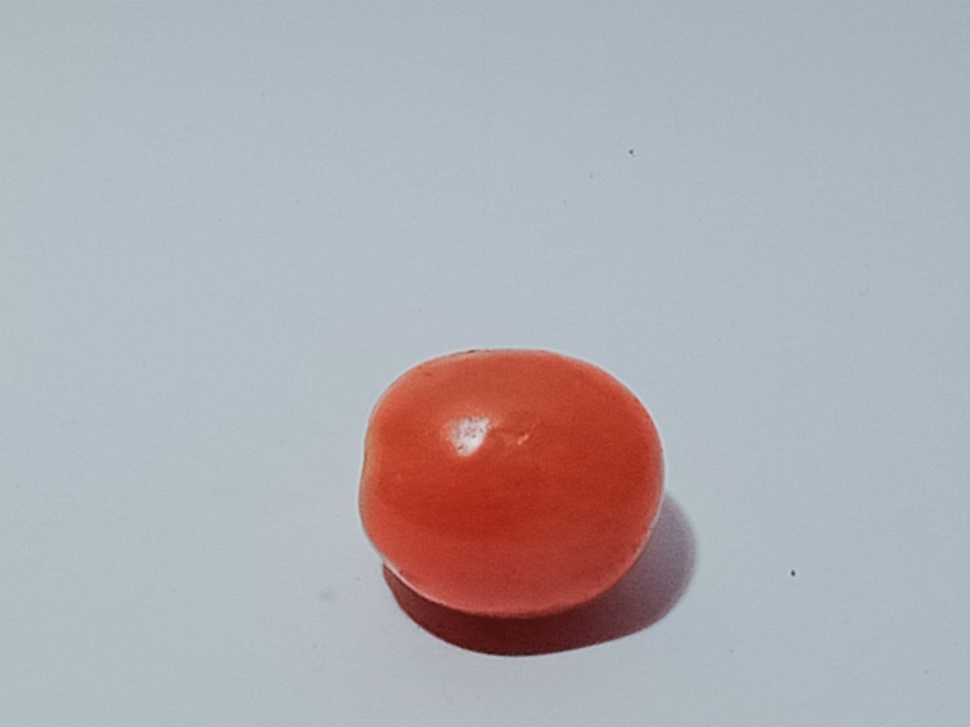
%> input picture 1.jpg, 970 x 727 px, shrunk from 4160 x 3120 before the run
$ octave rgb_pengolahan.m   (GNU Octave 9; MATLAB toolbox functions it lacks are replaced by stand-ins)
%> lines starting %> are read from the running program, lines starting %| are printed output that depends on the picture; in (x1, y1, x2, y2) boxes, pixels count from 0 and x2, y2 are one past the last pixel; in counts of white or black regions, pixels touching at a corner belong together; the program's own positions count from 1
clc; clear; close all; warning off all;

% memanggil menu "pencarian file"
[nama_file, nama_folder] = uigetfile('*.jpg');
%> the answer given: ../1.jpg

% jika ada nama file yg dipilih maka akan mengeksekusi perintah di bawah
% ini
if ~isequal(nama_file,0)
        % membaca file rgb
    Img = imread(fullfile(nama_folder, nama_file));
%> Img is the input picture: size 727x970x3 uint8; mean R, G, B 174.6, 173.8, 179.2
%     figure, imshow(Img)

    % rgb to grayscale
    Img_gray = rgb2gray(Img);
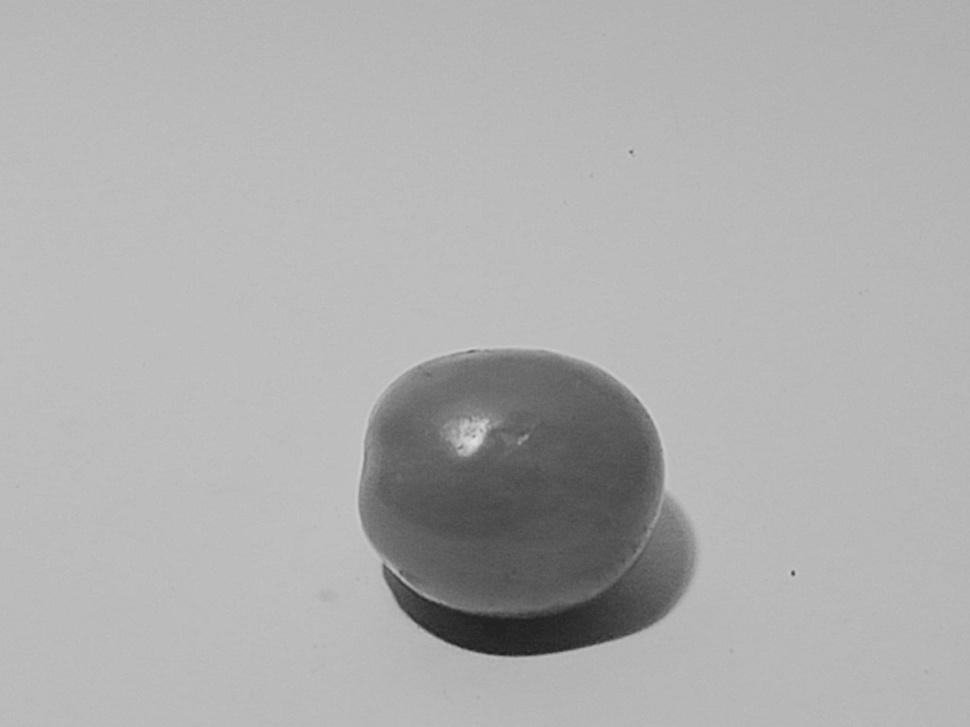
%> Img_gray: size 727x970 uint8; min 29, max 220, mean 174.6
%     figure, imshow(Img_gray)

    % grayscale to biner
    bw = imbinarize(Img_gray);
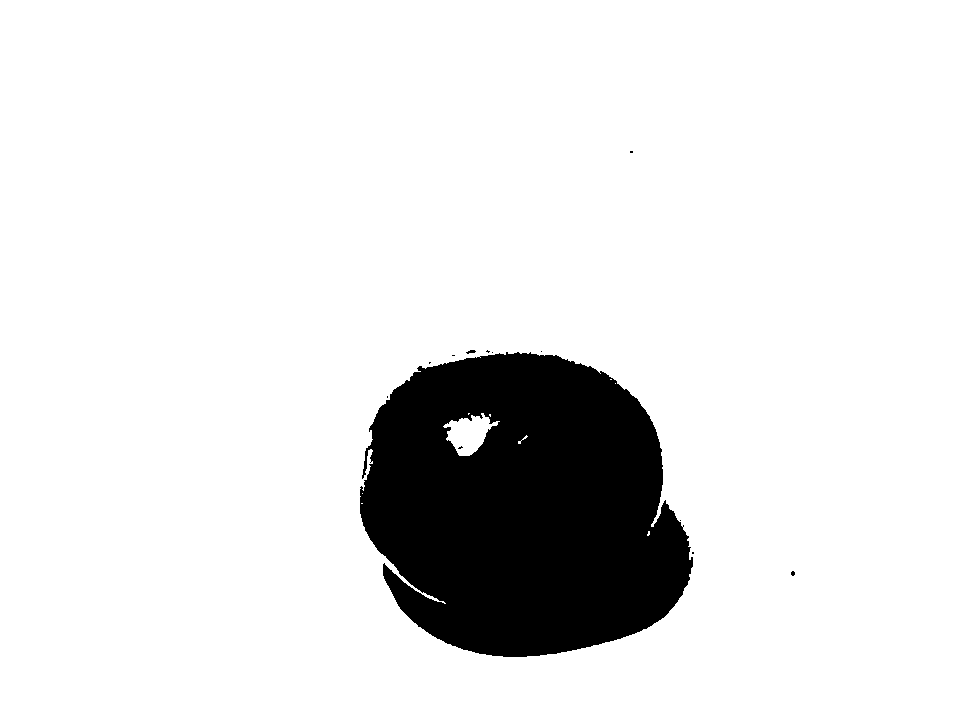
%> bw: size 727x970 logical; 88.9% white; 13 black regions (11 under 20 px), largest, box (x1, y1, x2, y2) and area: (360, 352, 693, 657) 77975, (466, 350, 476, 354) 24
%     figure, imshow(bw)

    % operasi komplemen
    bw = imcomplement(bw);
%     figure, imshow(bw)

    % morfologi filling holes
    bw = imfill(bw,'holes');
%> bw: size 727x970 logical; 11.3% white; 12 white regions (10 under 20 px), largest, box (x1, y1, x2, y2) and area: (360, 352, 693, 657) 79322, (466, 350, 476, 354) 24
%     figure, imshow(bw)

    % ekstraksi ciri

    % ekstrak H S V
    R = Img(:,:,1);
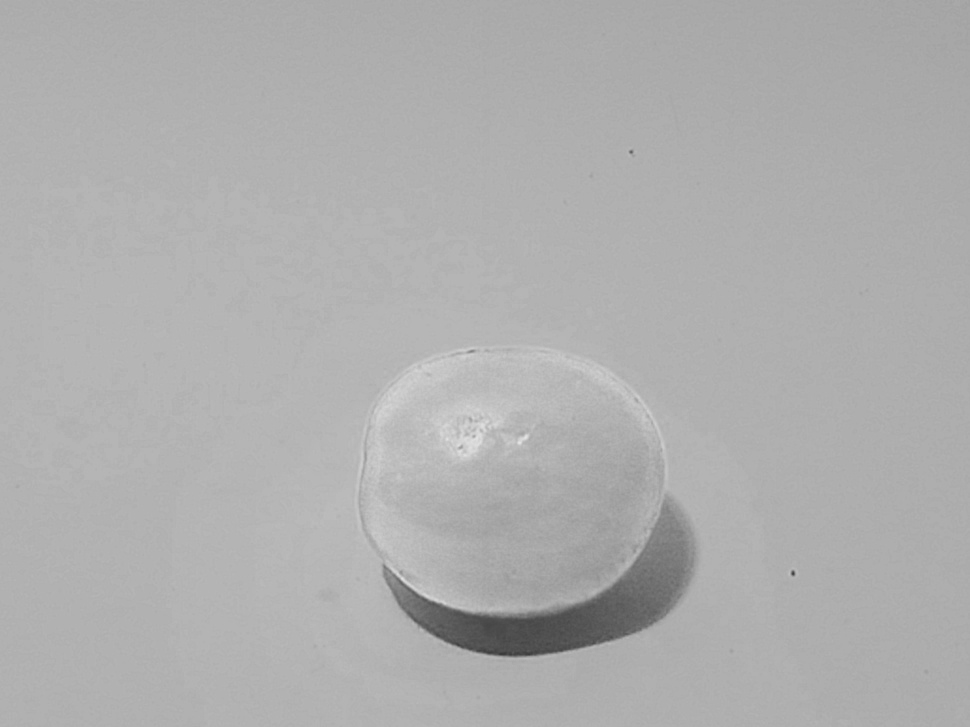
%> R: size 727x970 uint8; min 58, max 229, mean 174.6
    G = Img(:,:,2);
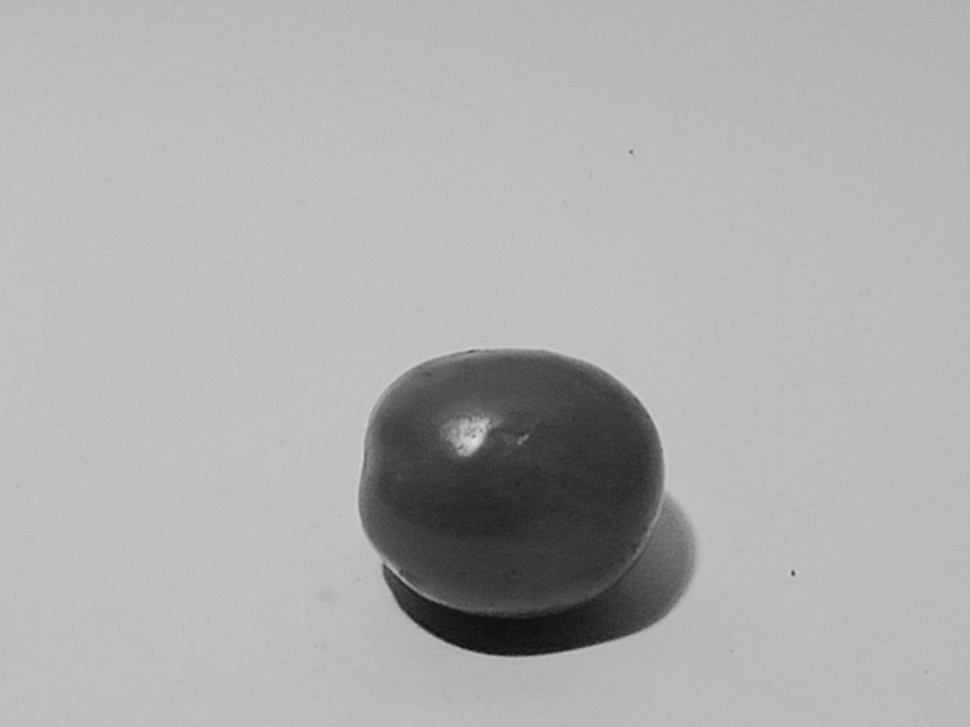
%> G: size 727x970 uint8; min 14, max 220, mean 173.8
    B = Img(:,:,3);

    %mengubah background menjadi 0
    R(~bw) = 0;
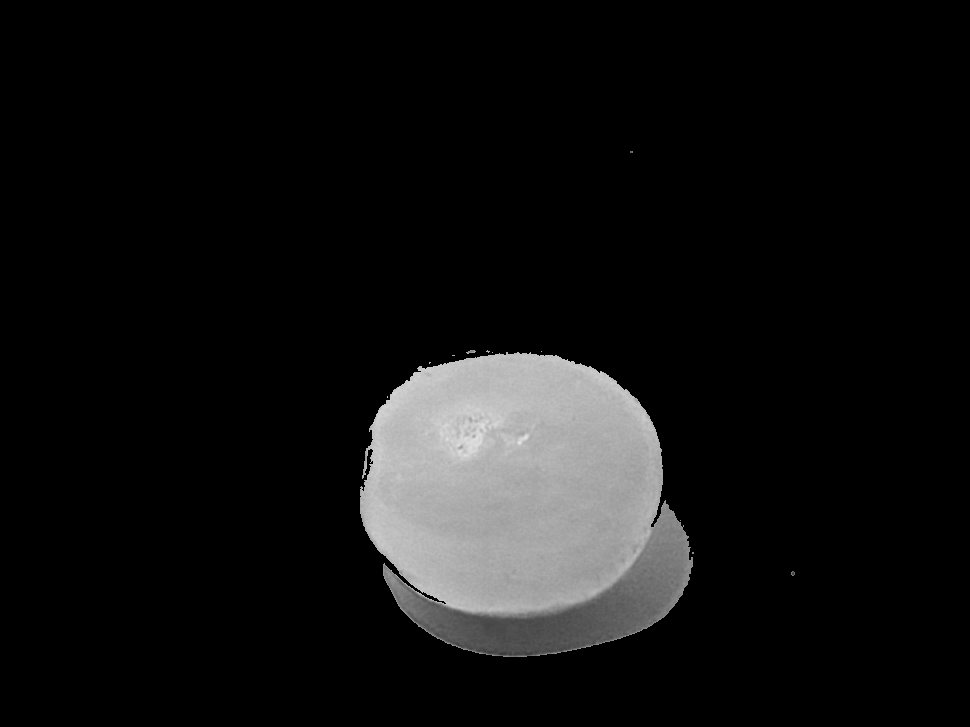
%> R: size 727x970 uint8; min 0, max 229, mean 18.4
    G(~bw) = 0;
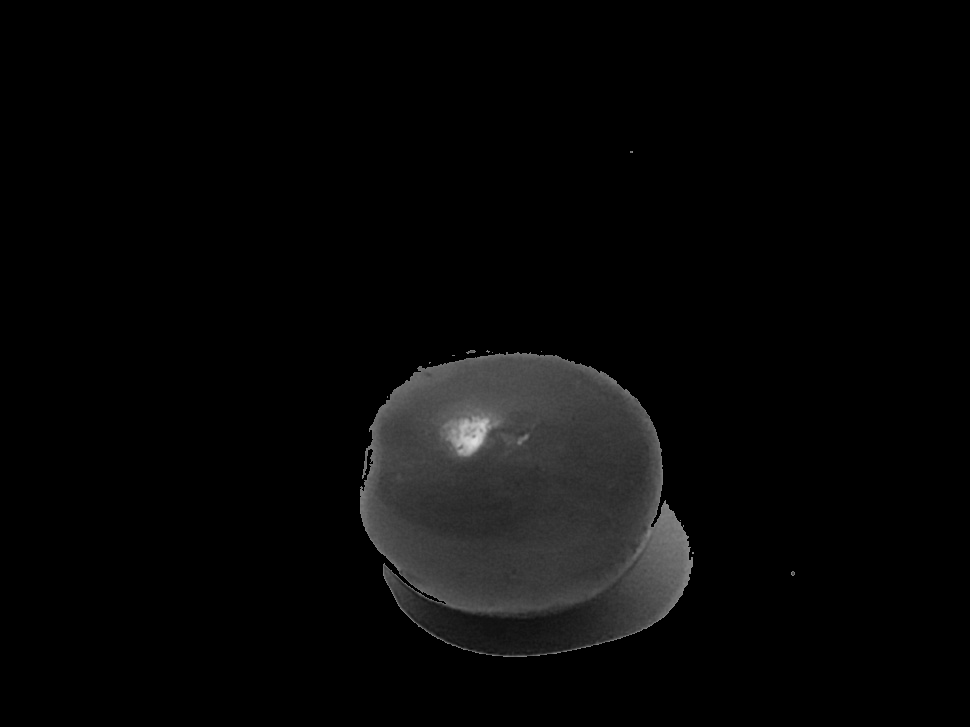
%> G: size 727x970 uint8; min 0, max 220, mean 7.3
    B(~bw) = 0;

    %menghitung rata2 h,s,v
    Red = sum(sum(R))/sum(sum(bw));
%> Red = 163.1
    Green = sum(sum(G))/sum(sum(bw));
%> Green = 65.28
    Blue = sum(sum(B))/sum(sum(bw));
%> Blue = 53.07

    %mengisi variable
    ciri_uji(1,1) = Red;
    ciri_uji(1,2) = Green;
    ciri_uji(1,3) = Blue;

    % klasifikasi citra menggunakan algoritma naive bayes
%> (the run ends here)
